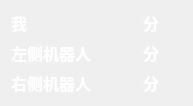
<?xml version="1.0" encoding="UTF-8"?>
<ui version="4.0">
 <class>scorePanel</class>
 <widget class="QWidget" name="scorePanel">
  <property name="geometry">
   <rect>
    <x>0</x>
    <y>0</y>
    <width>193</width>
    <height>99</height>
   </rect>
  </property>
  <property name="windowTitle">
   <string>Form</string>
  </property>
  <layout class="QGridLayout" name="gridLayout">
   <item row="0" column="0">
    <widget class="QLabel" name="label">
     <property name="font">
      <font>
       <family>微软雅黑</family>
       <pointsize>12</pointsize>
       <bold>true</bold>
      </font>
     </property>
     <property name="styleSheet">
      <string notr="true">color: rgb(255, 255, 255);</string>
     </property>
     <property name="text">
      <string>我</string>
     </property>
    </widget>
   </item>
   <item row="0" column="1">
    <widget class="QLabel" name="user">
     <property name="font">
      <font>
       <family>微软雅黑</family>
       <pointsize>12</pointsize>
       <bold>true</bold>
      </font>
     </property>
     <property name="styleSheet">
      <string notr="true">color: rgb(255, 255, 255);</string>
     </property>
     <property name="text">
      <string/>
     </property>
    </widget>
   </item>
   <item row="0" column="2">
    <widget class="QLabel" name="label_3">
     <property name="font">
      <font>
       <family>微软雅黑</family>
       <pointsize>12</pointsize>
       <bold>true</bold>
      </font>
     </property>
     <property name="styleSheet">
      <string notr="true">color: rgb(255, 255, 255);</string>
     </property>
     <property name="text">
      <string>分</string>
     </property>
    </widget>
   </item>
   <item row="1" column="0">
    <widget class="QLabel" name="label_5">
     <property name="font">
      <font>
       <family>微软雅黑</family>
       <pointsize>12</pointsize>
       <bold>true</bold>
      </font>
     </property>
     <property name="styleSheet">
      <string notr="true">color: rgb(255, 255, 255);</string>
     </property>
     <property name="text">
      <string>左侧机器人</string>
     </property>
    </widget>
   </item>
   <item row="1" column="1">
    <widget class="QLabel" name="lefttRobot">
     <property name="font">
      <font>
       <family>微软雅黑</family>
       <pointsize>12</pointsize>
       <bold>true</bold>
      </font>
     </property>
     <property name="styleSheet">
      <string notr="true">color: rgb(255, 255, 255);</string>
     </property>
     <property name="text">
      <string/>
     </property>
    </widget>
   </item>
   <item row="1" column="2">
    <widget class="QLabel" name="label_4">
     <property name="font">
      <font>
       <family>微软雅黑</family>
       <pointsize>12</pointsize>
       <bold>true</bold>
      </font>
     </property>
     <property name="styleSheet">
      <string notr="true">color: rgb(255, 255, 255);</string>
     </property>
     <property name="text">
      <string>分</string>
     </property>
    </widget>
   </item>
   <item row="2" column="0">
    <widget class="QLabel" name="label_8">
     <property name="font">
      <font>
       <family>微软雅黑</family>
       <pointsize>12</pointsize>
       <bold>true</bold>
      </font>
     </property>
     <property name="styleSheet">
      <string notr="true">color: rgb(255, 255, 255);</string>
     </property>
     <property name="text">
      <string>右侧机器人</string>
     </property>
    </widget>
   </item>
   <item row="2" column="1">
    <widget class="QLabel" name="rightRobot_2">
     <property name="font">
      <font>
       <family>微软雅黑</family>
       <pointsize>12</pointsize>
       <bold>true</bold>
      </font>
     </property>
     <property name="styleSheet">
      <string notr="true">color: rgb(255, 255, 255);</string>
     </property>
     <property name="text">
      <string/>
     </property>
    </widget>
   </item>
   <item row="2" column="2">
    <widget class="QLabel" name="label_7">
     <property name="font">
      <font>
       <family>微软雅黑</family>
       <pointsize>12</pointsize>
       <bold>true</bold>
      </font>
     </property>
     <property name="styleSheet">
      <string notr="true">color: rgb(255, 255, 255);</string>
     </property>
     <property name="text">
      <string>分</string>
     </property>
    </widget>
   </item>
  </layout>
 </widget>
 <resources/>
 <connections/>
</ui>
